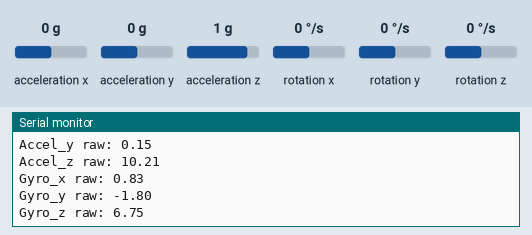
Simulated run of this sketch. Board: Arduino Uno, built with avr-gcc and run on an emulated ATmega328P. On the bench: the last lines printed to the serial monitor. Wiring (inferred from the names in the program): MPU-6050 motion sensor at I2C address 0x68. Inputs (shaded band) come from the test bench; at power-on: acceleration z 1 g, acceleration x 0 g, rotation x 0 °/s, acceleration y 0 g, rotation y 0 °/s, rotation z 0 °/s.

Above: at 1.2 s.
1.3 s: acceleration z set to -0.8 g
At 3.04 s:
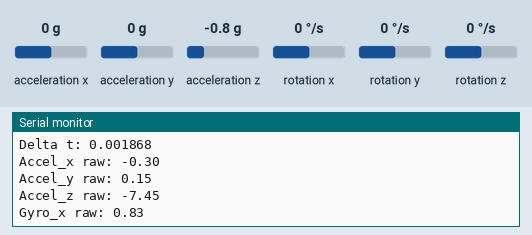
4.3 s: acceleration x set to -1.4 g
5.8 s: rotation x set to -192 °/s
At 8.36 s:
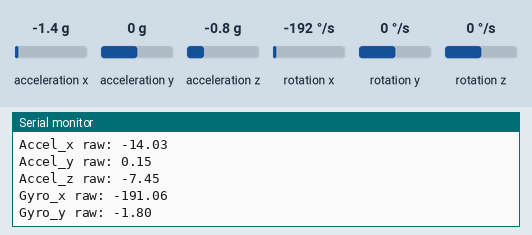
8.8 s: acceleration y set to -1.4 g
At 9.12 s:
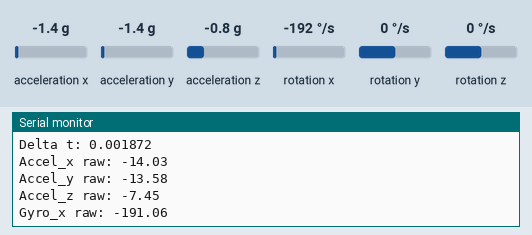
10.3 s: rotation y set to -192 °/s
At 10.65 s:
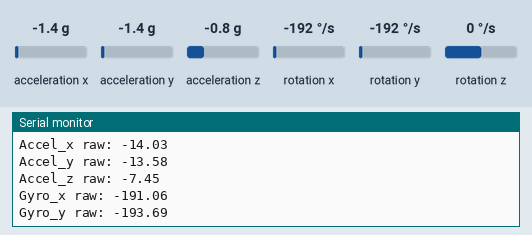
11.8 s: rotation z set to -192 °/s
At 12.18 s:
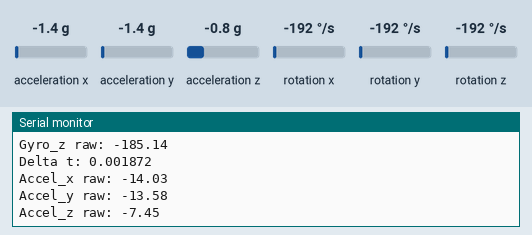

The sketch:

a_IMU_test_raw.ino
```cpp
#include<Wire.h>

const int MPU=0x68;  // I2C address of the MPU-6050

float GyX,GyY,GyZ; //rates measured using Gyro
float AcX,AcY,AcZ; // accelerations measured


//Biases
float accXBias=0.3;
float accYBias=-0.15;
float accZBias=-0.4;
float gyroXBias=-0.83;
float gyroYBias=1.8;
float gyroZBias=-6.75;

long lastTime=0;
float delta_t=0;

int counter=0;

void setup(){
  setupMPU6050();
  //setSensitivityOfMPU6050();
  Serial.begin(115200);
  lastTime=micros();
//  timeLastPrint=micros();
}

void loop()
{
  getAccelAndGyro(); //get values from registers of MPU6050 and convert Accelerations to m/s^2 and then to angles

  delta_t=(micros()-lastTime)/1000000.0;

  if(counter%30==0)
  {
      // Serial output
    Serial.print("\n\n");
    Serial.print("Delta t: ");
    Serial.print(delta_t,6);
    // Acceleration in X direction
    Serial.print("\nAccel_x raw: ");
    Serial.print(AcX);
    // Acceleration in Y direction
    Serial.print("\nAccel_y raw: ");
    Serial.print(AcY);
    // Acceleration in Z direction
    Serial.print("\nAccel_z raw: ");
    Serial.print(AcZ);
    // Rate around x axis
    Serial.print("\nGyro_x raw: ");
    Serial.print(GyX);
      // Rate around x axis
    Serial.print("\nGyro_y raw: ");
    Serial.print(GyY);
      // Rate around x axis
    Serial.print("\nGyro_z raw: ");
    Serial.print(GyZ);
  }
  counter ++;
  lastTime=micros();
}

void getAccelAndGyro()
{
  int16_t AcX_raw,AcY_raw,AcZ_raw,Tmp,GyX_raw,GyY_raw,GyZ_raw;
  //float AcX,AcY,AcZ;
  Wire.beginTransmission(MPU);
  Wire.write(0x3B);  // starting with register 0x3B (ACCEL_XOUT_H)
  Wire.endTransmission(false);
  Wire.requestFrom(MPU,14,true);  // request a total of 14 registers
  //read registers
  AcX_raw=Wire.read()<<8|Wire.read();  // 0x3B (ACCEL_XOUT_H) & 0x3C (ACCEL_XOUT_L)
  AcY_raw=Wire.read()<<8|Wire.read();  // 0x3D (ACCEL_YOUT_H) & 0x3E (ACCEL_YOUT_L)
  AcZ_raw=Wire.read()<<8|Wire.read();  // 0x3F (ACCEL_ZOUT_H) & 0x40 (ACCEL_ZOUT_L)
  Tmp=Wire.read()<<8|Wire.read();  // 0x41 (TEMP_OUT_H) & 0x42 (TEMP_OUT_L)
  GyX_raw=Wire.read()<<8|Wire.read();  // 0x43 (GYRO_XOUT_H) & 0x44 (GYRO_XOUT_L)
  GyY_raw=Wire.read()<<8|Wire.read();  // 0x45 (GYRO_YOUT_H) & 0x46 (GYRO_YOUT_L)
  GyZ_raw=Wire.read()<<8|Wire.read();  // 0x47 (GYRO_ZOUT_H) & 0x48 (GYRO_ZOUT_L)

  //convert to real Values
  AcX=AcX_raw*0.000598755;
  AcY=AcY_raw*0.000598755;
  AcZ=AcZ_raw*0.000598755;

  GyX=GyX_raw*0.00762939;
  GyY=GyY_raw*0.00762939;
  GyZ=GyZ_raw*0.00762939;

  // Substract bias
  AcX=AcX-accXBias;
  AcY=AcY-accYBias;
  AcZ=AcZ-accZBias;

  GyX=GyX-gyroXBias;
  GyY=GyY-gyroYBias;
  GyZ=GyZ-gyroZBias;
}

void setupMPU6050()
{
  Wire.begin();
  Wire.beginTransmission(MPU);
  Wire.write(0x6B);  // PWR_MGMT_1 register
  Wire.write(0);     // set to zero (wakes up the MPU-6050)
  Wire.endTransmission(true);
}

void setSensitivityOfMPU6050()
{
  Wire.beginTransmission(MPU);
  Wire.write(0x1B);  //into which register to write (0x1B gyro sensitivity, 0x1C accelerometer sensitivity)
  Wire.write(0x00); //write byte to register
  Wire.endTransmission(false);
}
```

Measured:
- after the input at 1.3 s, the serial monitor: prints a new line at once (image 1)
- after the input at 5.8 s, the serial monitor: prints a new line at once (image 2)
- after the input at 8.8 s, the serial monitor: prints a new line after 0.06 s (image 3)
- after the input at 10.3 s, the serial monitor: prints a new line at once (image 4)
- after the input at 11.8 s, the serial monitor: prints a new line after 0.06 s (image 5)
